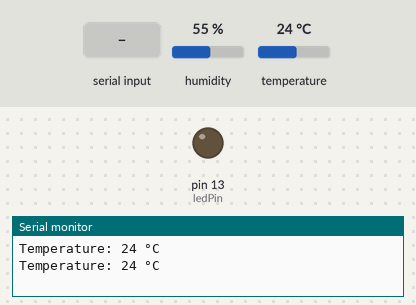
Recording of a sketch running on a simulated Arduino Uno, built with avr-gcc and run on an emulated ATmega328P. On the bench: output pins drawn as LEDs (lit = HIGH), the last lines printed to the serial monitor. Inputs (shaded band) come from the test bench; at power-on: humidity 55 %, temperature 24 °C.

Above: at 1.3 s.
1.4 s: "ON\n" received over Serial
At 2.9 s:
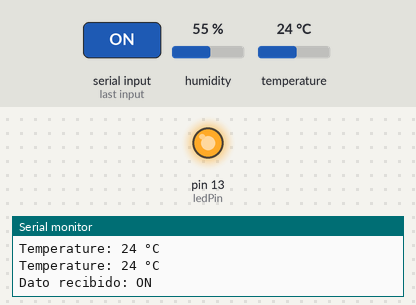
4.0 s: "1\n" received over Serial
At 6.2 s:
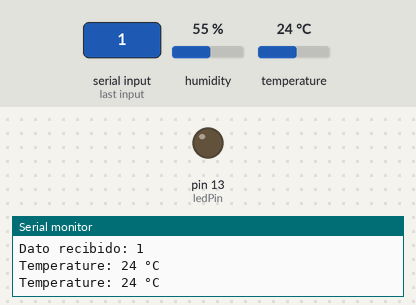
Timing chart, 0 to 7.7 s (numbered marks = the images above; inputs shaded):
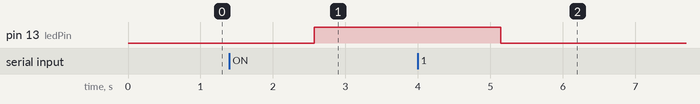

The sketch:

ReadTemperature.ino
```cpp
// (licence header left out)
// Include the DHT11 library for interfacing with the sensor.
#include <DHT11.h>

DHT11 dht11(8); //Clase de DHT11, pin 8 donde está conectado el sensor.
String dato ; // Para recibir dato desde fuera.

const int ledPin = LED_BUILTIN; // Pin del led del Arduino
int ledState = LOW; // variable para estado del led.


void setup() {
    Serial.begin(9600); // Tasa de comunicación del puerto serial.
    pinMode(ledPin,OUTPUT); // modo del pin que tiene led en Arduino 1
    // Uncomment the line below to set a custom delay between sensor readings (in milliseconds).
    // dht11.setDelay(500); // Set this to the desired delay. Default is 500ms.
}

void loop() {
    // Lectura del sensor dht11.
    int temperature = dht11.readTemperature();

    // Verificación de la letura del sensor
    if (temperature != DHT11::ERROR_CHECKSUM && temperature != DHT11::ERROR_TIMEOUT) {
        Serial.print("Temperature: ");
        Serial.print(temperature);
        Serial.println(" °C");
    } else {
        // Print error message based on the error code.
        Serial.println(DHT11::getErrorString(temperature));
    }
    // Lectura del puerto serial de la pc, estamos esperando un texto.
    if (Serial.available()>0){
        dato = Serial.readStringUntil("\n");
        dato.trim();
        if (dato.length()>0){
            Serial.print("Dato recibido: ");
            Serial.println(dato);
        } else {
            Serial.println("No se reibió un dato válido");
        }
    }
    // Si el texto enviado es "ON". se enciendo el led, de lo contrario es apagado
    if (dato.equals("ON")) {
        ledState = HIGH;
    } else {
        ledState = LOW;
    }
    digitalWrite(ledPin, ledState);

}
```

Measured:
- after the input at 1.4 s, pin 13 (ledPin): LOW → HIGH after 1.2 s
- after the input at 4.0 s, pin 13 (ledPin): HIGH → LOW after 1.1 s
